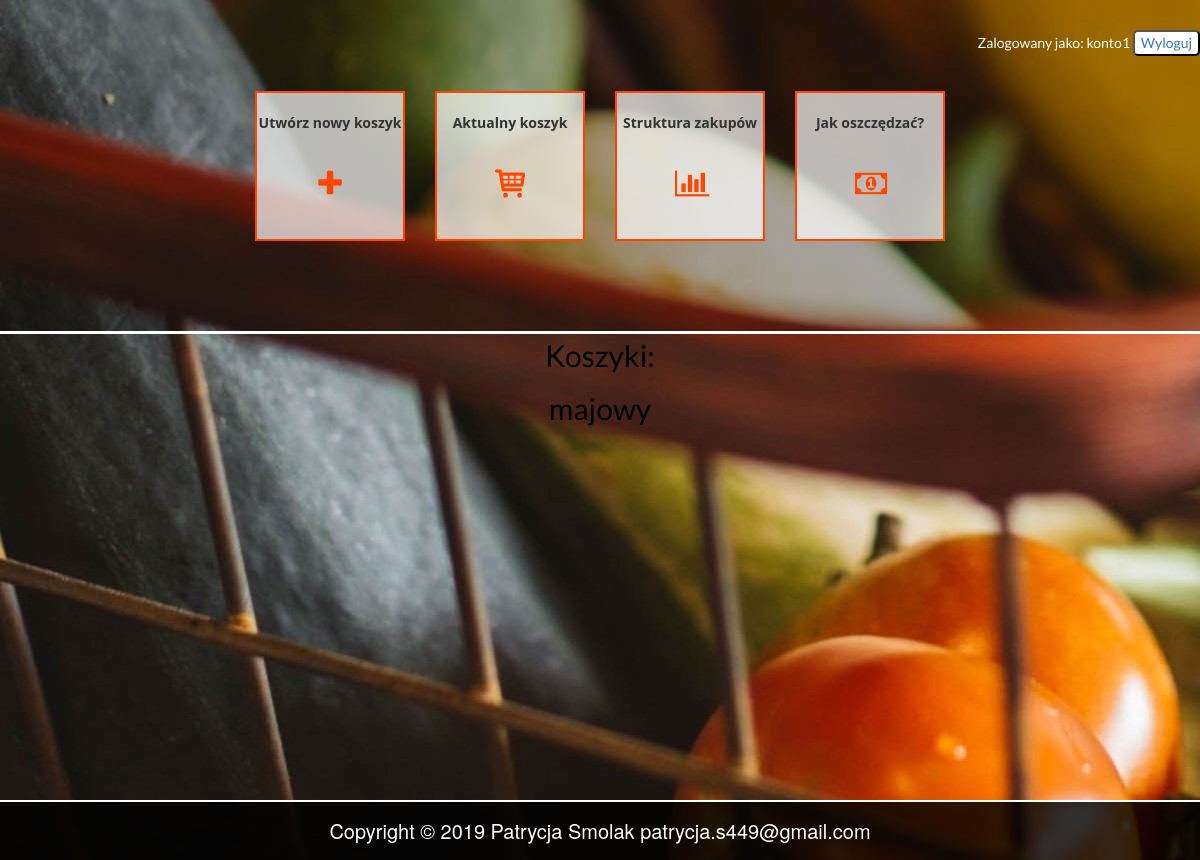
Before: /structure/ (signed in) with the older database file.
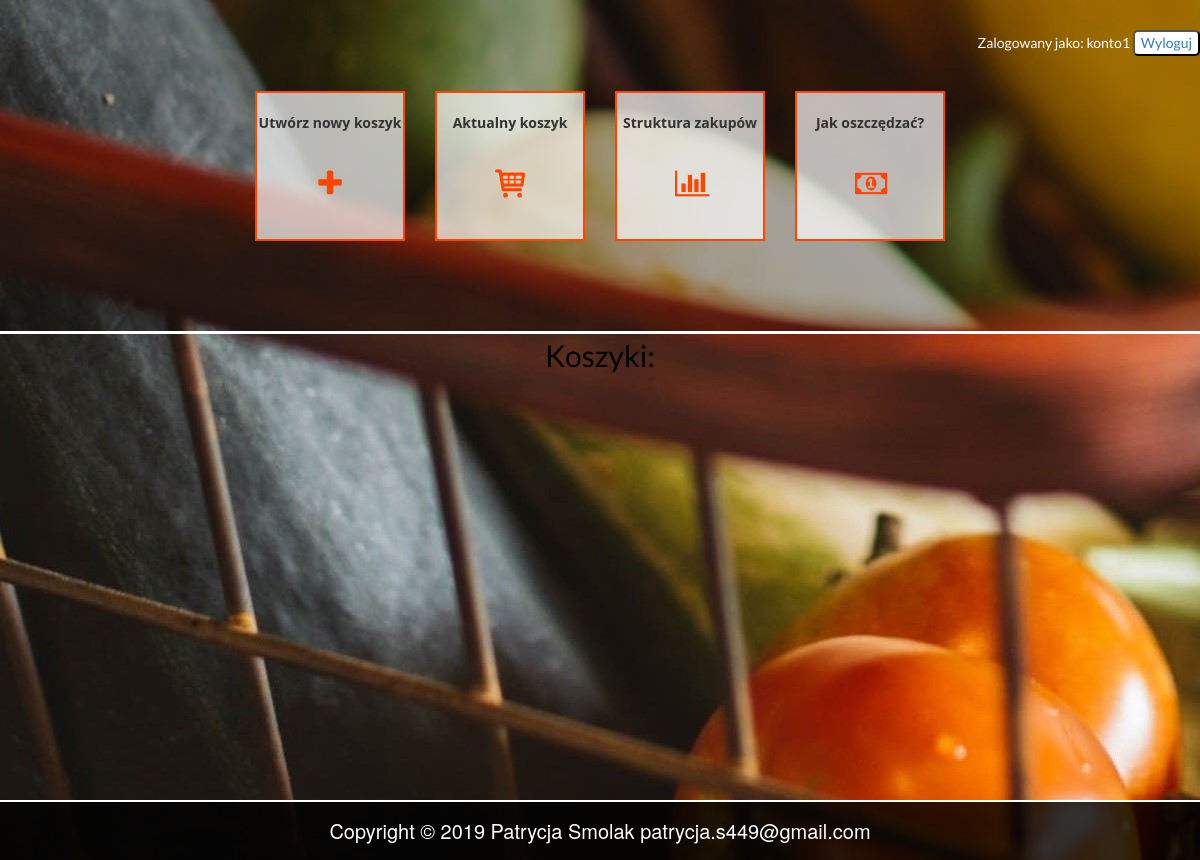
After: the same page with the newer database file.
### cart/models.py (models this page shows)
class Cart(models.Model):
    cart_name = models.CharField(max_length=50)
    user = models.ForeignKey(User, on_delete=models.CASCADE, null=True, blank=True)
    product = models.ManyToManyField(Product, blank=True)
    date_added = models.DateTimeField(auto_now=True)

### cart/views.py (the view)
# urls.py: url(r'^structure/', cart_vievs.show_cart, name='structure'),
def show_cart(request):
    data = Cart.objects.filter(user = request.user)
    return render(request, "cart_structure.html", {'data' : data})

### Templates/cart_structure.html
{% extends "index.html" %}
{% block content %}
<p>Koszyki: </p>
{% for cart in data %}
<p>  {{cart.cart_name}} </p>
{% endfor %}
{% endblock content %}

Changed rows visible on the page:
removed Cart: cart_name "majowy"
